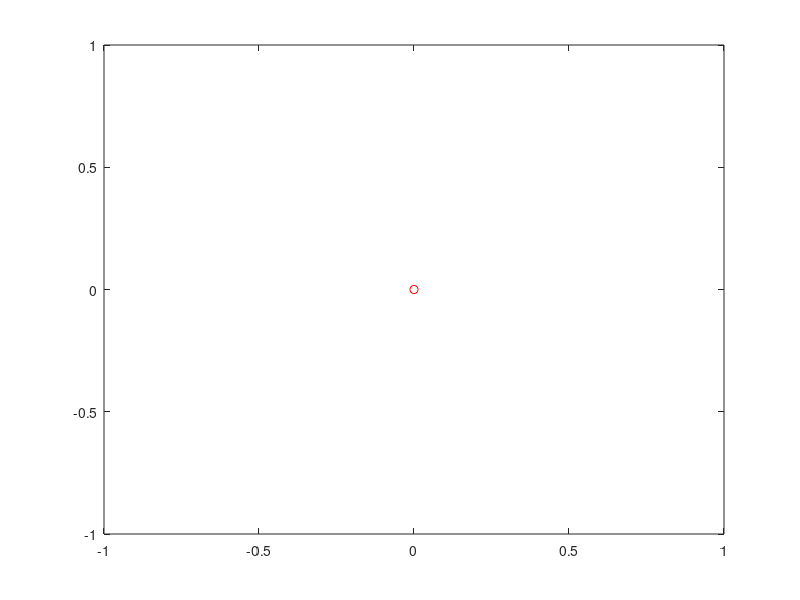

Write MATLAB code to recreate this figure. (Note: this script raises an error after producing the figure.)
close All
plot(0,0,'ro');
hold on

d=50;
j=1:d:length(T);
D=Dynamics(zeros(12:1));
% Block specification
Lx = D.L;
Ly = 0.01;
Lz = 0.01;

root=sqrt(2);
R45=[1/root -1/root 0;
     1/root 1/root 0;
     0        0    1;];

p_center1=[Lx/2, Ly/2, Lz/2]*R45';
p_center2=[Ly/2, Lx/2, Lz/2]*R45';
p1_center=[Ly/2, Ly/2, D.L1/2];
p2_center=[D.L1/2, Ly/2, Ly/2];

n_time = length(T)-1;

% Compute propagation of vertices and patches
for i_time=1:d:n_time
    
    R=Rotation(ph(i_time),th(i_time),ps(i_time));
    p=[xr(i_time) yr(i_time) zr(i_time)];
    R1=[cos(et1(i_time)) 0 sin(et1(i_time));0 1 0;-sin(et1(i_time)) 0 cos(et1(i_time))];
    R2=[cos(et1(i_time)+et2(i_time)) 0 sin(et1(i_time)+et2(i_time));0 1 0;-sin(et1(i_time)+et2(i_time)) 0 cos(et1(i_time)+et2(i_time))];
    p1=p+(R*R1*[0;0;D.l1])';
    p2=p+(R*R1*[0;0;D.L1])'+(R*R2*[D.l2;0;0])';
    
    %---------------------------------------------------------
    H=mean(Uf(i_time,1:4));
    T1=((Uf(i_time,1))/H-1)*2+H*0.00003;
    arrow1=[0.001,0.001,-T1];
    T2=((Uf(i_time,2))/H-1)*2+H*0.00003;
    arrow2=[0.001,0.001,-T2];
    T3=((Uf(i_time,3))/H-1)*2+H*0.00003;
    arrow3=[0.001,0.001,-T3];
    T4=((Uf(i_time,4))/H-1)*2+H*0.00003;
    arrow4=[0.001,0.001,-T4];
    
    
    VertexData1(:,:,i_time) = GeoVerMakeBlock(p-(R*p_center1')',R*R45,[Lx,Ly,Lz]);
    VertexData2(:,:,i_time) = GeoVerMakeBlock(p-(R*p_center2')',R*R45,[Ly,Lx,Lz]);
    
    VertexData3(:,:,i_time) = GeoVerMakeBlock(p1-(R*R1*p1_center')',R*R1,[Ly,Ly,D.L1]);
    VertexData4(:,:,i_time) = GeoVerMakeBlock([-0.5,-0.5,D.L1],eye(3),[1,1,0.01]);
    
    VertexDataT1(:,:,i_time) = GeoVerMakeBlock(p+[Lx/2 0 0]*R45'*R',R,arrow1);
    VertexDataT2(:,:,i_time) = GeoVerMakeBlock(p+[0 Lx/2 0]*R45'*R',R,arrow2);
    VertexDataT3(:,:,i_time) = GeoVerMakeBlock(p+[-Lx/2 0 0]*R45'*R',R,arrow3);
    VertexDataT4(:,:,i_time) = GeoVerMakeBlock(p+[0 -Lx/2 0]*R45'*R',R,arrow4);
    
    [Xg1,Yg1,Zg1] = GeoPatMakeBlock(VertexData1(:,:,i_time));
    [Xg2,Yg2,Zg2] = GeoPatMakeBlock(VertexData2(:,:,i_time));
    
    [Xg3,Yg3,Zg3] = GeoPatMakeBlock(VertexData3(:,:,i_time));
    [Xg4,Yg4,Zg4] = GeoPatMakeBlock(VertexData4(:,:,i_time));
    
    [XgT1,YgT1,ZgT1] = GeoPatMakeBlock(VertexDataT1(:,:,i_time));
    [XgT2,YgT2,ZgT2] = GeoPatMakeBlock(VertexDataT2(:,:,i_time));
    [XgT3,YgT3,ZgT3] = GeoPatMakeBlock(VertexDataT3(:,:,i_time));
    [XgT4,YgT4,ZgT4] = GeoPatMakeBlock(VertexDataT4(:,:,i_time));
    
    
    PatchData_X1(:,:,i_time) = Xg1;
    PatchData_Y1(:,:,i_time) = Yg1;
    PatchData_Z1(:,:,i_time) = Zg1;
    PatchData_X2(:,:,i_time) = Xg2;
    PatchData_Y2(:,:,i_time) = Yg2;
    PatchData_Z2(:,:,i_time) = Zg2;
    
    PatchData_X3(:,:,i_time) = Xg3;
    PatchData_Y3(:,:,i_time) = Yg3;
    PatchData_Z3(:,:,i_time) = Zg3;
    
    PatchData_X4(:,:,i_time) = Xg4;
    PatchData_Y4(:,:,i_time) = Yg4;
    PatchData_Z4(:,:,i_time) = Zg4;
    
    PatchData_XT1(:,:,i_time) = XgT1;
    PatchData_YT1(:,:,i_time) = YgT1;
    PatchData_ZT1(:,:,i_time) = ZgT1;
    PatchData_XT2(:,:,i_time) = XgT2;
    PatchData_YT2(:,:,i_time) = YgT2;
    PatchData_ZT2(:,:,i_time) = ZgT2;
    PatchData_XT3(:,:,i_time) = XgT3;
    PatchData_YT3(:,:,i_time) = YgT3;
    PatchData_ZT3(:,:,i_time) = ZgT3;
    PatchData_XT4(:,:,i_time) = XgT4;
    PatchData_YT4(:,:,i_time) = YgT4;
    PatchData_ZT4(:,:,i_time) = ZgT4;
end

% Draw initial figure
figure(1);
%set(gcf,'Renderer','OpenGL'); 
%r=10;
%a=0:pi/20:2*pi; b=0:pi/20:2*pi;
%h = patch(r*cos(a).*cos(b),r*cos(a).*sin(b),r*sin(a),'b');
%set(h,'EraseMode','normal');
%set(h,'FaceLighting','phong');

h1 = patch(PatchData_X1(:,:,1),PatchData_Y1(:,:,1),PatchData_Z1(:,:,1),'g');
h2 = patch(PatchData_X2(:,:,1),PatchData_Y2(:,:,1),PatchData_Z2(:,:,1),'y');
h1.EdgeColor='g';
h2.EdgeColor='y';

h3 = patch(PatchData_X3(:,:,1),PatchData_Y3(:,:,1),PatchData_Z3(:,:,1),'r');
h3.EdgeColor='r';
h4 = patch(PatchData_X4(:,:,1),PatchData_Y4(:,:,1),PatchData_Z4(:,:,1),'y');
h4.EdgeColor='y';



set(h1,'FaceLighting','phong','EdgeLighting','phong');
set(h1,'EraseMode','normal');
set(h2,'FaceLighting','phong','EdgeLighting','phong');
set(h2,'EraseMode','normal');
set(h3,'FaceLighting','phong','EdgeLighting','phong');
set(h3,'EraseMode','normal');
set(h4,'FaceLighting','phong','EdgeLighting','phong');
set(h4,'EraseMode','normal');

hT1 = patch(PatchData_XT1(:,:,1),PatchData_YT1(:,:,1),PatchData_ZT1(:,:,1),'r');
hT1.EdgeColor='r';
hT2 = patch(PatchData_XT2(:,:,1),PatchData_YT2(:,:,1),PatchData_ZT2(:,:,1),'r');
hT2.EdgeColor='r';
hT3 = patch(PatchData_XT3(:,:,1),PatchData_YT3(:,:,1),PatchData_ZT3(:,:,1),'r');
hT3.EdgeColor='r';
hT4 = patch(PatchData_XT4(:,:,1),PatchData_YT4(:,:,1),PatchData_ZT4(:,:,1),'r');
hT4.EdgeColor='r';



% Axes settings
figure(1)
xlabel('x','FontSize',14);
ylabel('y','FontSize',14);
zlabel('z','FontSize',14);
set(gca,'FontSize',14);
set(gca,'ZDir','rev');
set(gca,'YDir','rev');
axis vis3d equal;
view([-37.5,30]);
camlight;
grid on;
 xlim([-1,1]);
 ylim([-1,1]);
 zlim([-1,1]);
 
 
% Animation Loop
for i_time=1:d:n_time
    figure(1)
    p=[xr(i_time) yr(i_time) zr(i_time)];
    xlim([p(1)-0.5,p(1)+0.5]);
    ylim([p(2)-0.5,p(2)+0.5]);
   zlim([p(3)-0.5,p(3)+0.5]);
    %set(h,'XData',p(1));
    %set(h,'YData',p(2));
    %set(h,'ZData',p(3));
    %annotation('textbox',dim,'String',num2str(i_time),'FitBoxToText','on');
    set(h1,'XData',PatchData_X1(:,:,i_time));
    set(h1,'YData',PatchData_Y1(:,:,i_time));
    set(h1,'ZData',PatchData_Z1(:,:,i_time));
    set(h2,'XData',PatchData_X2(:,:,i_time));
    set(h2,'YData',PatchData_Y2(:,:,i_time));
    set(h2,'ZData',PatchData_Z2(:,:,i_time));
    
    set(h3,'XData',PatchData_X3(:,:,i_time));
    set(h3,'YData',PatchData_Y3(:,:,i_time));
    set(h3,'ZData',PatchData_Z3(:,:,i_time));
    %set(h4,'XData',PatchData_X4(:,:,i_time));
    %set(h4,'YData',PatchData_Y4(:,:,i_time));
    %set(h4,'ZData',PatchData_Z4(:,:,i_time));
    
    set(hT1,'XData',PatchData_XT1(:,:,i_time));
    set(hT1,'YData',PatchData_YT1(:,:,i_time));
    set(hT1,'ZData',PatchData_ZT1(:,:,i_time));
    set(hT2,'XData',PatchData_XT2(:,:,i_time));
    set(hT2,'YData',PatchData_YT2(:,:,i_time));
    set(hT2,'ZData',PatchData_ZT2(:,:,i_time));
    set(hT3,'XData',PatchData_XT3(:,:,i_time));
    set(hT3,'YData',PatchData_YT3(:,:,i_time));
    set(hT3,'ZData',PatchData_ZT3(:,:,i_time));
    set(hT4,'XData',PatchData_XT4(:,:,i_time));
    set(hT4,'YData',PatchData_YT4(:,:,i_time));
    set(hT4,'ZData',PatchData_ZT4(:,:,i_time));
    
    
    MM((i_time+d-1)/d)=getframe(gcf);
    drawnow;
end

 v = VideoWriter(char(yyyymmdd(datetime)+".avi"))
 open(v)
 writeVideo(v,MM)
 close(v)